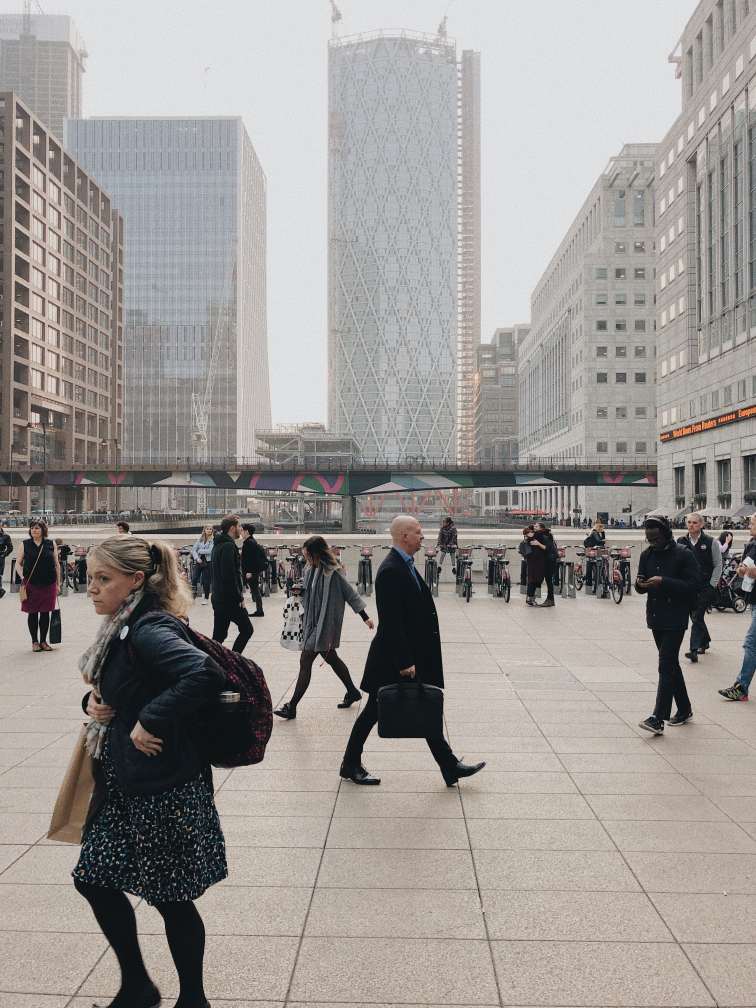
#> input picture Images/People.jpg, 3024 x 4032 px, found by its file name (shown at 1/4 size)
$ python TaskOne.py
#> lines starting #> are read from the running program, lines starting #| are printed output that depends on the picture; after the words box and inside, x2 and y2 are one past the last pixel; in counts of white or black regions, pixels touching at a corner belong together
import cv2
# Image reading
imgOld = cv2.imread("Images/people.jpg")
#> imgOld is the input picture: shape (4032, 3024, 3); mean B, G, R 148.5, 151.8, 156.3
# Image reshape for better detection according to sliding window
img = cv2.resize(imgOld, (512, 1024))
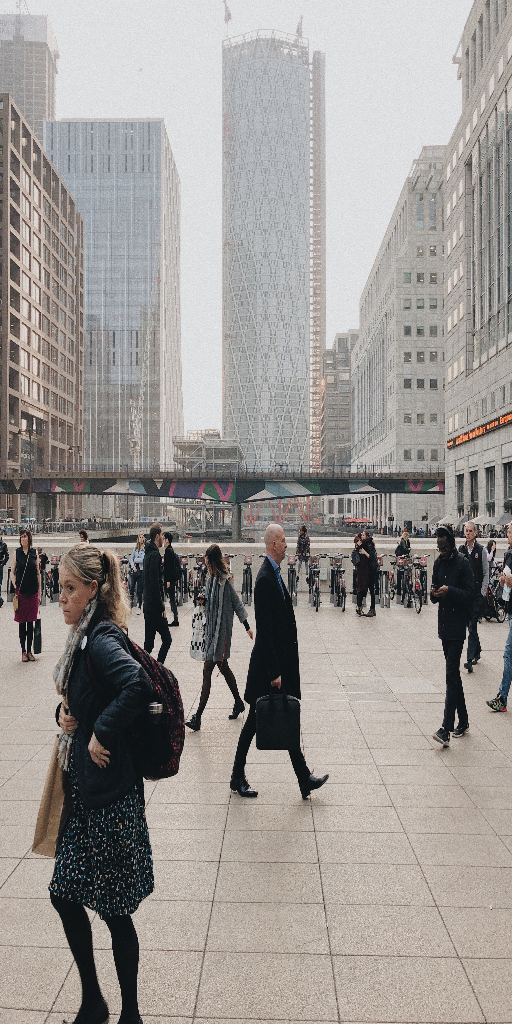
#> img: shape (1024, 512, 3); mean B, G, R 148.3, 151.6, 156.1
# Implementation of Histogram of Oriented Gradients as DALAL and Triggs 2205 paper
hog = cv2.HOGDescriptor()
# Used Support vector machines on pre trained data
hog.setSVMDetector(cv2.HOGDescriptor_getDefaultPeopleDetector())

image = img.copy()
# people detection in the image
(found, weights) = hog.detectMultiScale(image, winStride=(4, 4), padding=(8, 8), scale=1.05)
#> found = [[333, 503, 68, 136], [0, 534, 67, 148], [46, 874, 67, 134], [401, 533, 110, 220], [110, 502, 100, 199]]; weights = [1.11, 1.71, 0.345, 1.39, 0.621]
# drawing of  bounding boxes
for (x, y, w, h) in found:
    cv2.rectangle(img, (x, y), (x + w, y + h), (0, 0, 0), 2)
#> this loop made 5 passes
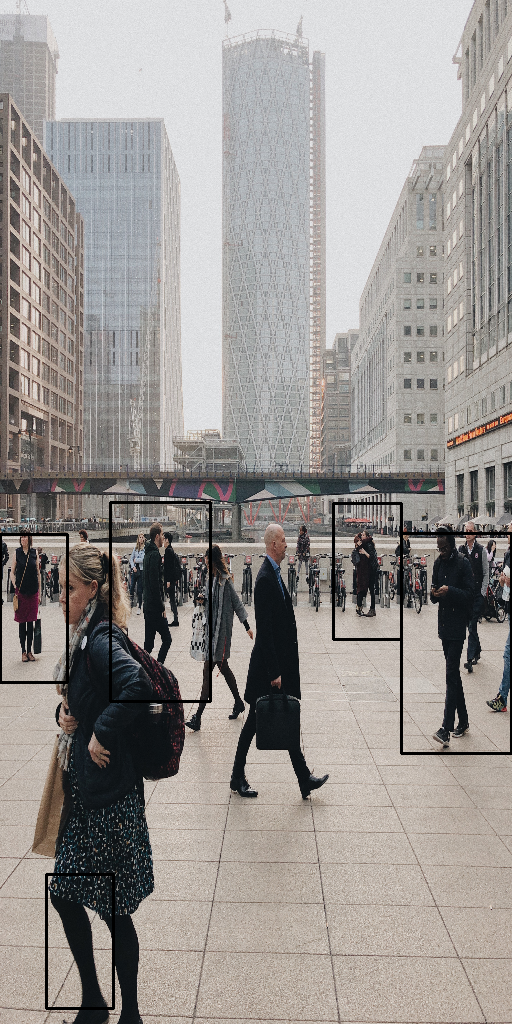
#> img: shape (1024, 512, 3); 1.29% of pixels changed, all inside (x1, y1, x2, y2) = (0, 501, 512, 1010)
cv2.imshow("original", img)
cv2.waitKey(0)
cv2.destroyAllWindows()
